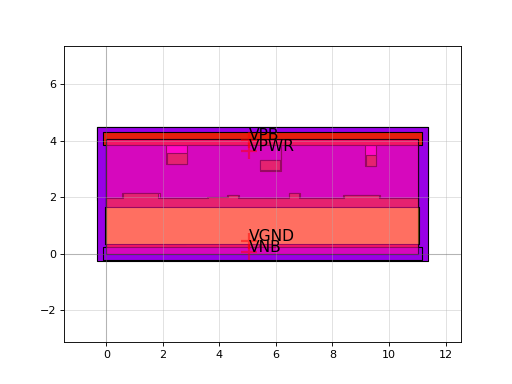

The Python source for this figure:
import sky130

c = sky130.components.sky130_fd_sc_hvl__sdlclkp_1()
c.plot()
